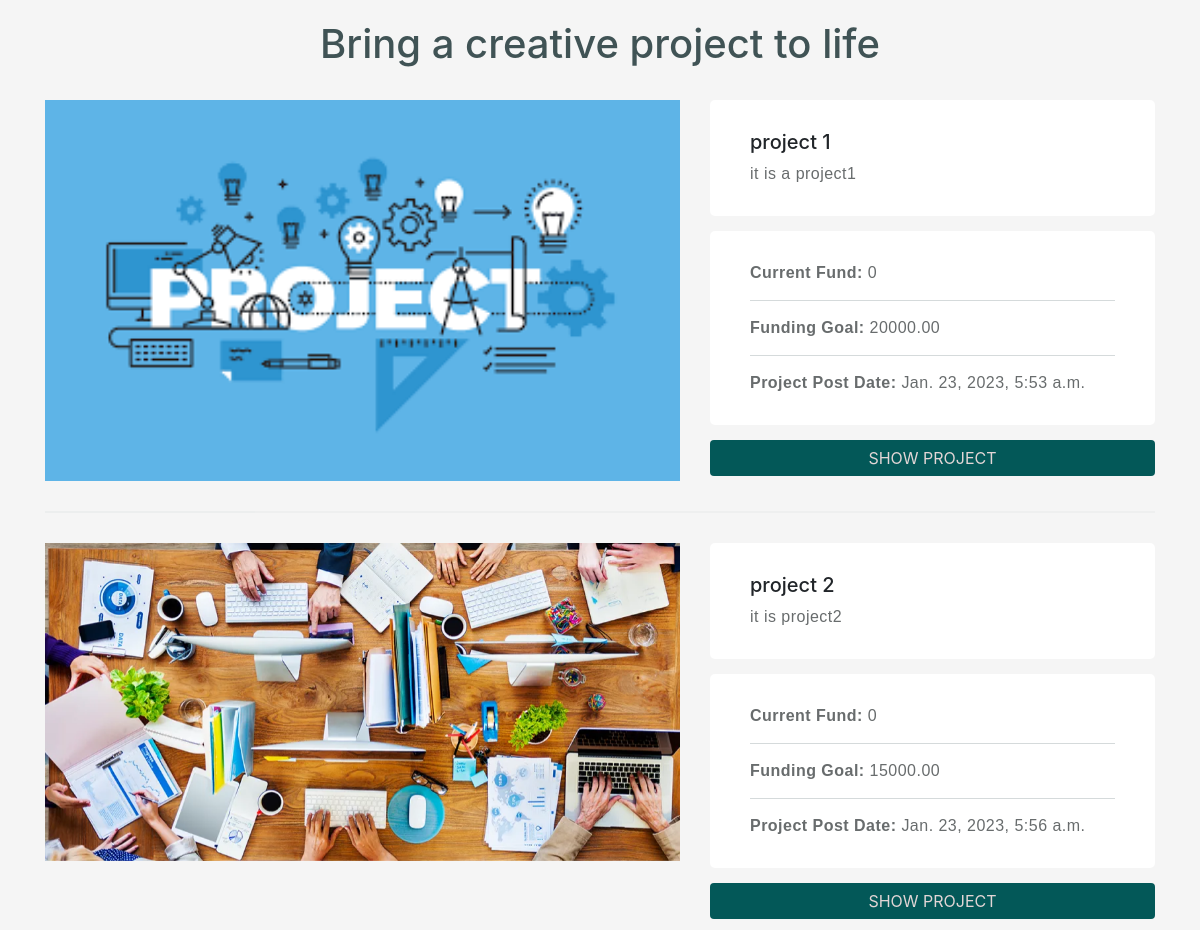
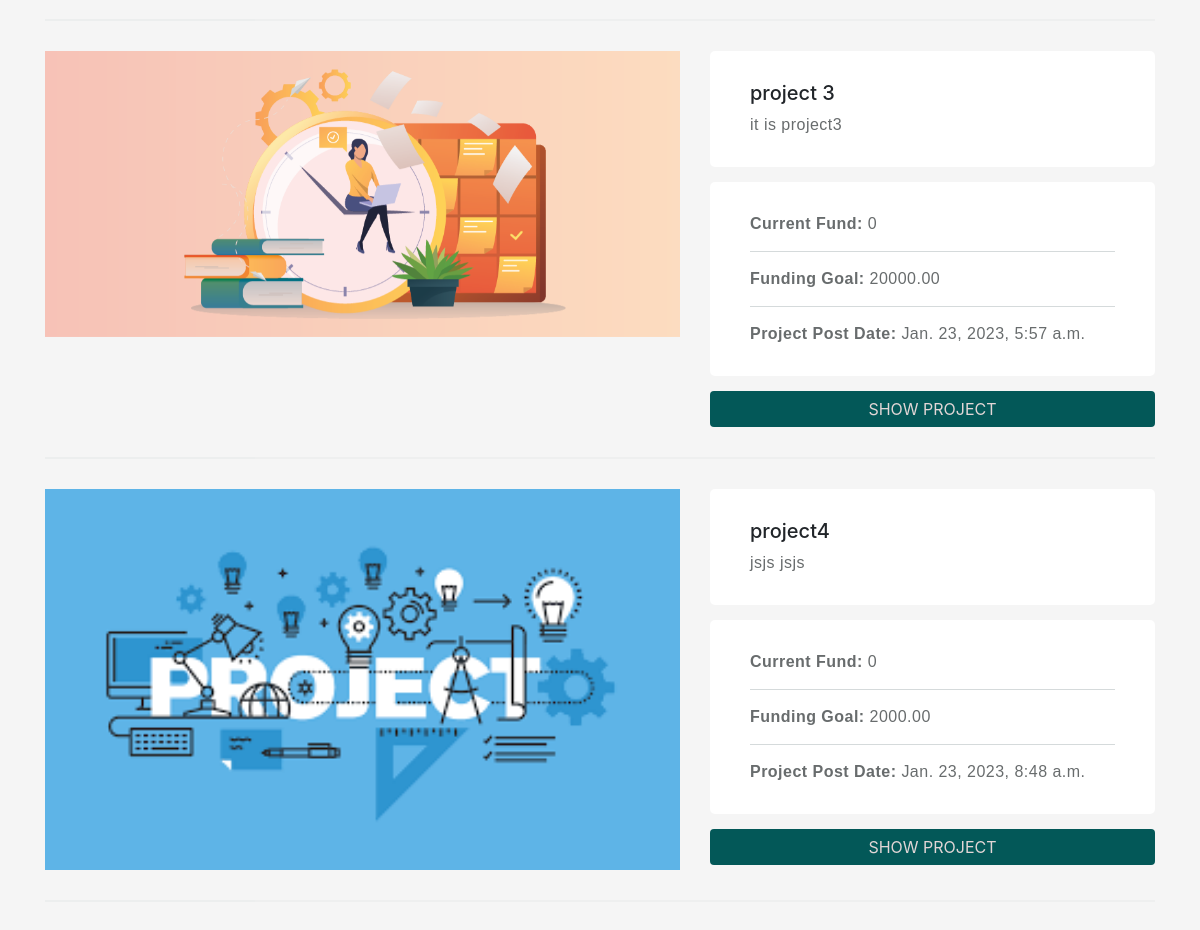
/projects/, run on the app's committed database (2 pictures, top to bottom).
### projectApp/models.py (models this page shows, shortened)
class project(models.Model):
    name = models.CharField(max_length=50, unique=True)
    small_description = models.CharField(max_length=100)
    description = models.TextField()
    country = models.CharField(max_length=50)
    image = models.ImageField(upload_to='photos/%y/%m/%d')
    funding_goal = models.DecimalField(max_digits=10, decimal_places=2)
    target_launch_date = models.DateField(null=True, blank=True)
    create_project_date = models.DateTimeField(default=datetime.now)
    total_fund = models.IntegerField(default=0)
    user = models.ForeignKey(User, default=None,null=True, on_delete=models.CASCADE)
    class Meta:
        verbose_name= "all projects"

### projectApp/views.py (the view)
# urls.py: path('',views.viewProjects, name="viewProjects"),
def viewProjects(request):
    return render(request, 'projectApp/projects.html', {"projects":project.objects.all()})

### templates/projectApp/projects.html (shortened to what this page needs)
<html>
  <head>
    {% load static %}
    <link rel="stylesheet" href="https://cdn.jsdelivr.net/npm/bootstrap@4.3.1/dist/css/bootstrap.min.css">
    <link rel="stylesheet" href="{% static 'css\projectApp\All_Projects.css' %}">
  </head>
  <body>
    <h1 class="title">Bring a creative project to life</h1> <br>
    <div class="container">
      {% for ele in projects %}
      <div class="row list-project">
          <div class="col-md-7">
            <img src="{{ele.image.url}}" alt="image" width="200px"/>
          </div>
          <div class="col-md-5">
              <div class="project-info-box mt-0">
                  <h5>{{ele.name}}</h5>
                  <p>{{ele.small_description}}</p>
              </div>
              <div class="project-info-box mb-10">
                  <p><b>Current Fund:</b> {{ele.total_fund}}</p>
                  <p><b>Funding Goal:</b> {{ele.funding_goal}}</p>
                  <p><b>Project Post Date:</b> {{ele.create_project_date}}</p>
              </div>
              <a href="{% url 'projects:viewSingleProject' ele.id %}" class="btn d-block" id="show">SHOW PROJECT</a>
          </div>
      </div>
      <div class="spacer-line-fw border-secondary opc-25 mt-30 mb-30">&nbsp;</div>
      {% endfor %}
  </body>
</html>

### project/static/css/projectApp/All_Projects.css (style rules this page uses)
body { background:#f5f5f5; margin-top:20px; }
.project-info-box { margin: 15px 0; background-color: #fff; padding: 30px 40px; border-radius: 5px; }
.project-info-box p { margin-bottom: 15px; padding-bottom: 15px; border-bottom: 1px solid #d5dadb; }
.project-info-box p:last-child { margin-bottom: 0; padding-bottom: 0; border-bottom: none; }
img { width: 100%; max-width: 100%; height: auto; -webkit-backface-visibility: hidden; }
a.btn, a.btn-social { display: inline-block; }
p { font-family: "Barlow", sans-serif !important; font-weight: 300; font-size: 1rem; color: #686c6d; letter-spacing: 0.03rem; margin-bottom: 10px; }
b, strong { font-weight: 700 !important; }
.border-secondary { border-color: #d5dadb !important; }
.opc-25 { opacity: 0.25 !important; }
.mb-30 { margin-bottom: 30px !important; }
.mt-30 { margin-top: 30px !important; }
.spacer-line-full-width, .spacer-line-fw { width: 100%; line-height: 0; border-bottom: 2px solid #f7f7f7; }
#show { background-color: rgb(3, 88, 88); border: none; color: rgb(226, 214, 214); }
.title { text-align: center; color: #021b1ebe; font-family: inherit; }

### data on the page
project: image (picture), name "project 1", small_description "it is a project1", total_fund "0", funding_goal "20000.00", create_project_date "Jan. 23, 2023, 5:53 a.m."
project: image (picture), name "project 2", small_description "it is project2", total_fund "0", funding_goal "15000.00", create_project_date "Jan. 23, 2023, 5:56 a.m."
project: image (picture), name "project 3", small_description "it is project3", total_fund "0", funding_goal "20000.00", create_project_date "Jan. 23, 2023, 5:57 a.m."
project: image (picture), name "project4", small_description "jsjs jsjs", total_fund "0", funding_goal "2000.00", create_project_date "Jan. 23, 2023, 8:48 a.m."
